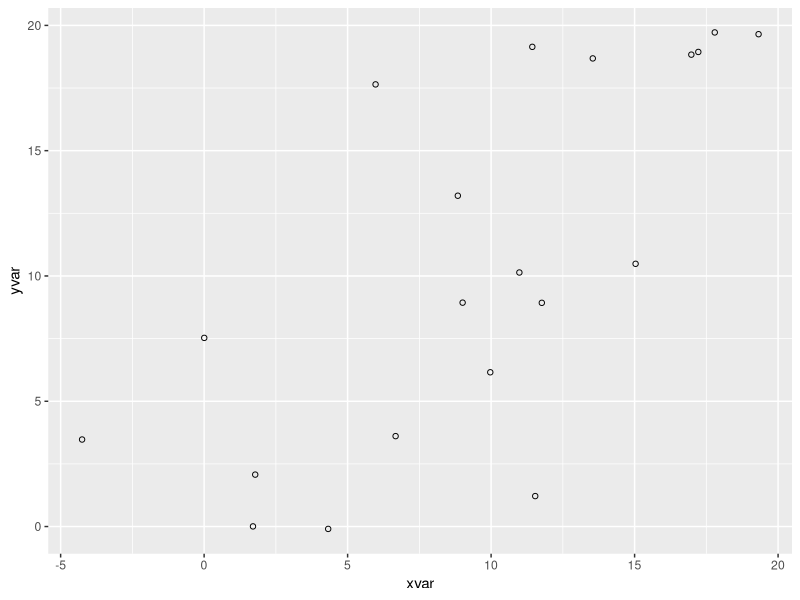
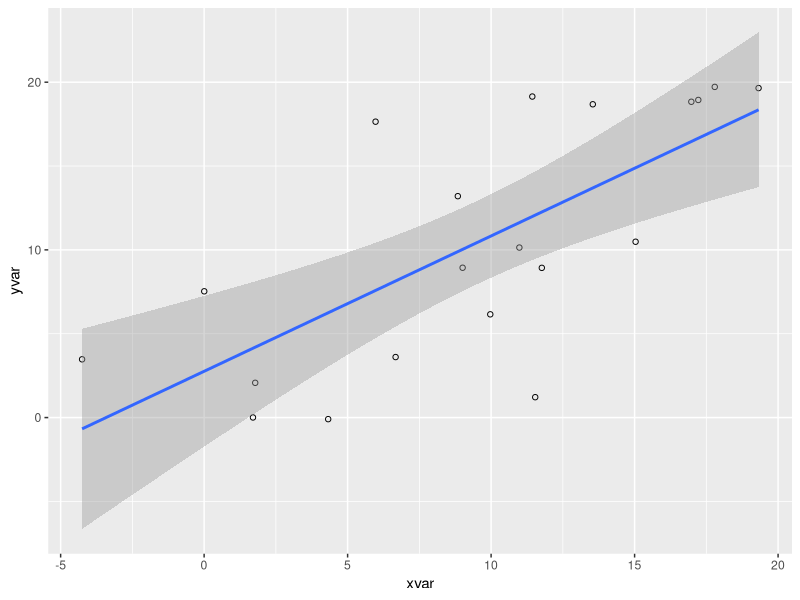
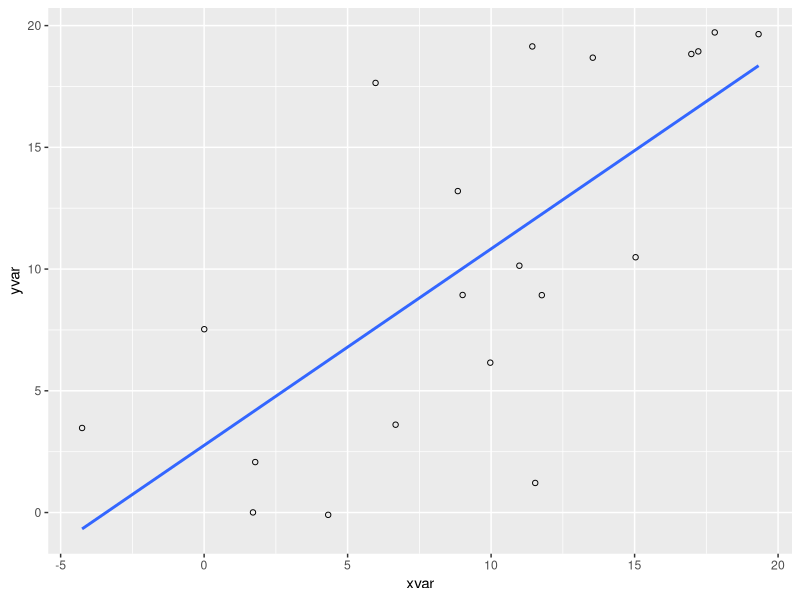
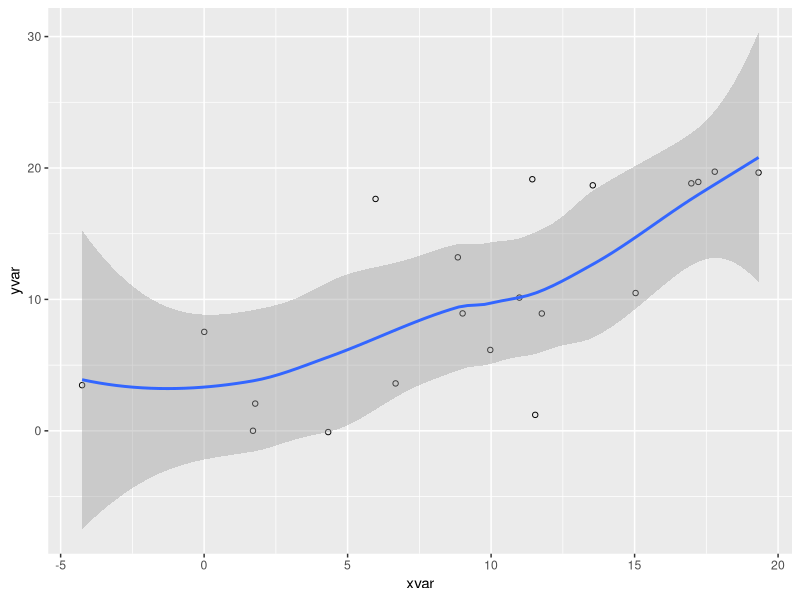
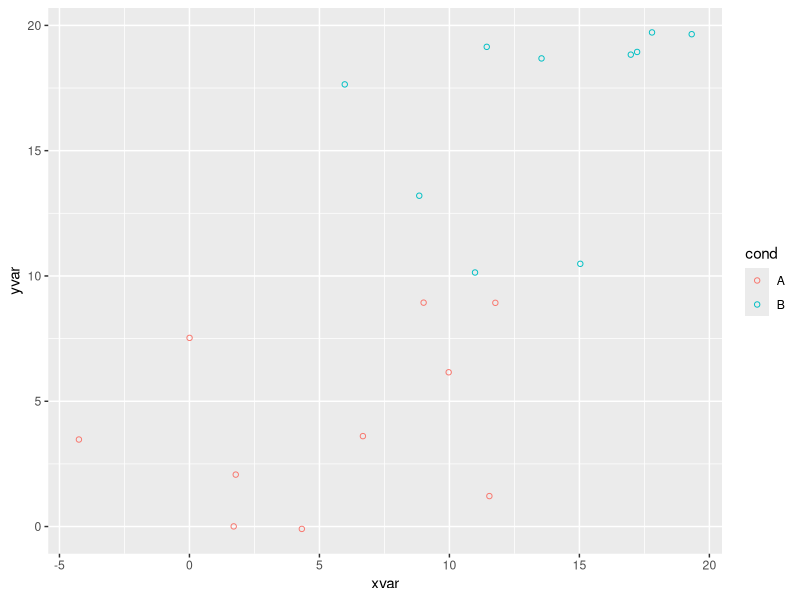
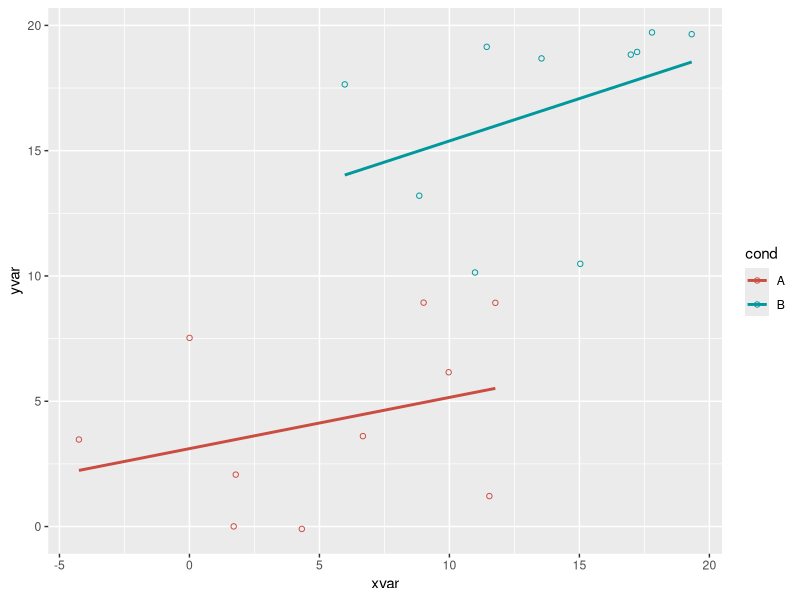
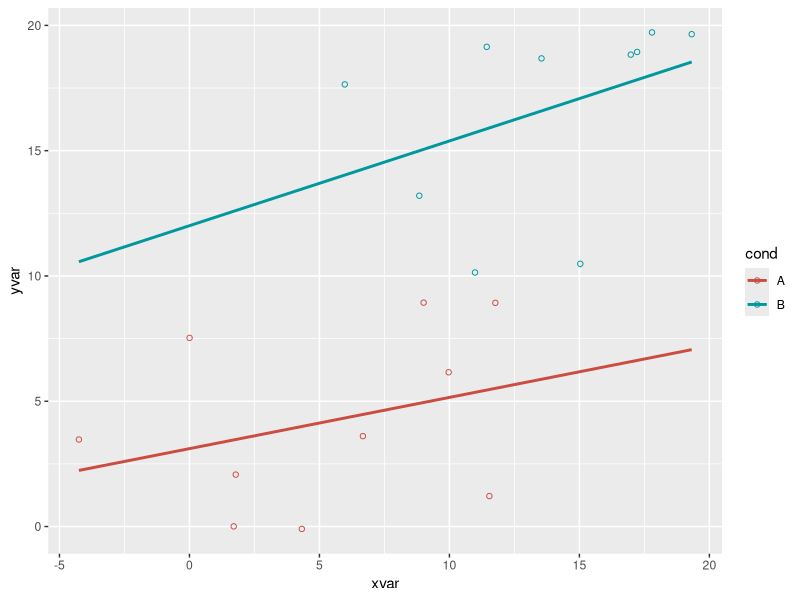
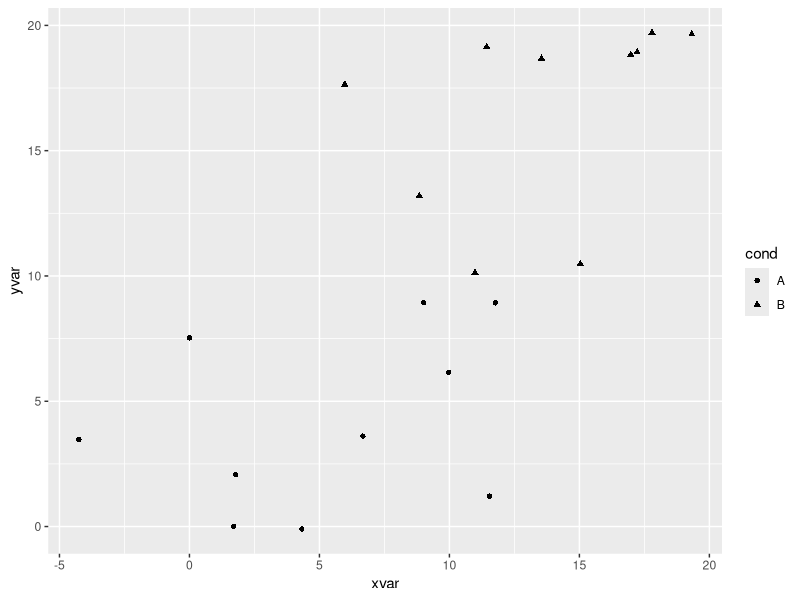

Recreate these plots in R, in order.
# http://www.cookbook-r.com/Graphs/Scatterplots_(ggplot2)/

set.seed(955)

# Make some noisily increasing data
dat <- data.frame(cond = rep(c("A", "B"), each=10),
                  xvar = 1:20 + rnorm(20,sd=3),
                  yvar = 1:20 + rnorm(20,sd=3))

head(dat)

library(ggplot2)


# Basic scatterplots with regression lines --------------------------------

ggplot(dat, aes(x=xvar, y=yvar)) +
  geom_point(shape=1)      # Use hollow circles

ggplot(dat, aes(x=xvar, y=yvar)) +
  geom_point(shape=1) +    # Use hollow circles
  geom_smooth(method=lm)   # Add linear regression line 
                           #  (by default includes 95% confidence region)

ggplot(dat, aes(x=xvar, y=yvar)) +
  geom_point(shape=1) +    # Use hollow circles
  geom_smooth(method=lm,   # Add linear regression line
              se=FALSE)    # Don't add shaded confidence region


ggplot(dat, aes(x=xvar, y=yvar)) +
  geom_point(shape=1) +    # Use hollow circles
  geom_smooth()            # Add a loess smoothed fit curve with confidence region
                           #> geom_smooth: method="auto" and size of largest group is <1000, so using loess. Use 'method = x' to change the smoothing method.


# Set color/shape by another variable -------------------------------------

# Set color by cond
ggplot(dat, aes(x=xvar, y=yvar, color=cond)) + geom_point(shape=1)

# Same, but with different colors and add regression lines
ggplot(dat, aes(x=xvar, y=yvar, color=cond)) +
  geom_point(shape=1) +
  scale_colour_hue(l=50) + # Use a slightly darker palette than normal
  geom_smooth(method=lm,   # Add linear regression lines
              se=FALSE)    # Don't add shaded confidence region

# Extend the regression lines beyond the domain of the data
ggplot(dat, aes(x=xvar, y=yvar, color=cond)) + geom_point(shape=1) +
  scale_colour_hue(l=50) + # Use a slightly darker palette than normal
  geom_smooth(method=lm,   # Add linear regression lines
              se=FALSE,    # Don't add shaded confidence region
              fullrange=TRUE) # Extend regression lines


# Set shape by cond
ggplot(dat, aes(x=xvar, y=yvar, shape=cond)) + geom_point()

# Same, but with different shapes
ggplot(dat, aes(x=xvar, y=yvar, shape=cond)) + geom_point() +
  scale_shape_manual(values=c(1,2))  # Use a hollow circle and triangle



# Handling overplotting ---------------------------------------------------

# Round xvar and yvar to the nearest 5
dat$xrnd <- round(dat$xvar/5)*5
dat$yrnd <- round(dat$yvar/5)*5

# Make each dot partially transparent, with 1/4 opacity
# For heavy overplotting, try using smaller values
ggplot(dat, aes(x=xrnd, y=yrnd)) +
  geom_point(shape=19,      # Use solid circles
             alpha=1/4)     # 1/4 opacity


# Jitter the points
# Jitter range is 1 on the x-axis, .5 on the y-axis
ggplot(dat, aes(x=xrnd, y=yrnd)) +
  geom_point(shape=1,      # Use hollow circles
             position=position_jitter(width=1,height=.5))

